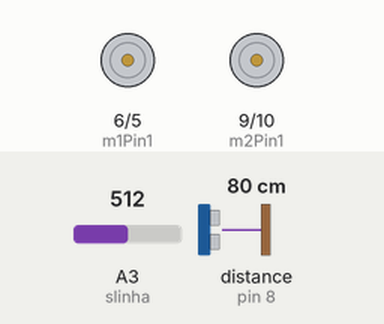
Simulated run of this sketch. Board: Arduino Uno, built with avr-gcc and run on an emulated ATmega328P. Shown: motor-driver pin pairs drawn as motors (green arrow = first pin HIGH = forward, orange = second pin HIGH = backward, longer = more drive). Wiring (inferred from the names in the program): ultrasonic range finder: trigger pin 7; echo pin 8. Inputs (shaded band) come from the test bench; at power-on: distance to the obstacle (sensor on pin 8) 80 cm, A3 (slinha) = 512. The echo pulse lasts 58.3 µs per cm.

Above: at 0.1 s.
6.3 s: distance to the obstacle (sensor on pin 8) set to 34 cm
At 8.9 s:
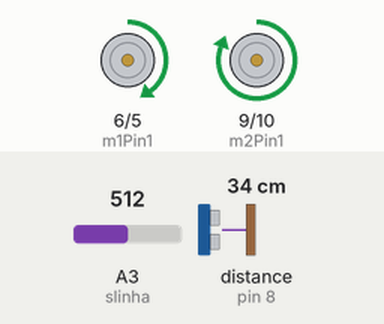
9.3 s: distance to the obstacle (sensor on pin 8) set to 27 cm
At 10.0 s:
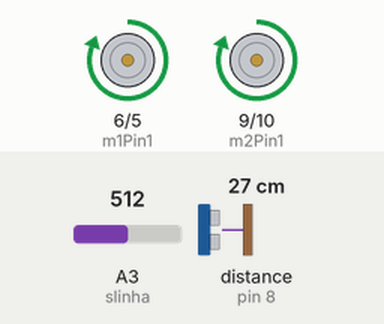
10.8 s: A3 (slinha) set to 553
12.3 s: A3 (slinha) set to 578
At 12.9 s:
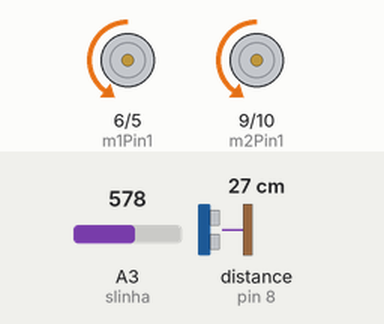
13.8 s: distance to the obstacle (sensor on pin 8) set to 35 cm
At 14.7 s:
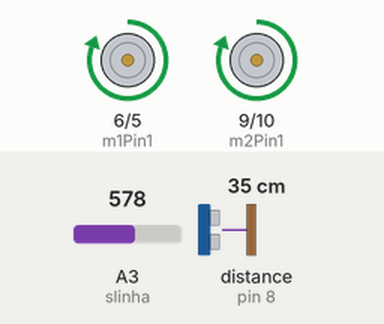
16.8 s: distance to the obstacle (sensor on pin 8) set to 2 cm
Timing chart, 0 to 20.3 s (numbered marks = the images above; inputs shaded):
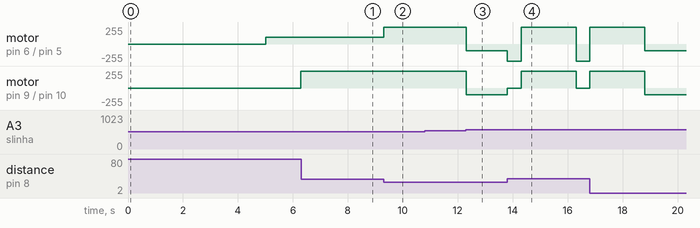

The sketch:

robozinho.ino
```cpp
/* LIGHTNING LITTLE MARK VERSÃO 0.1
   AUTOR: LUCAS DE SOUSA PACHECO <LUCASSIDPACHECO@GMAIL.COM>
   MODIFICADO EM: 05/09/2017
*/

/*-- PINOS DOS SENSORES --*/
#define slinha 3 // pino analógico
#define hcTrigg 7 // digital - trigger do sensor ultrassônico
#define hcEcho 8 // digital - echo do sensor ultrassônico

/*-- PINOS PWM PARA CONTROLE DO MOTORES --*/
#define m1Pin1 6 // In 1 do primeiro motor
#define m1Pin2 5 // In 2 do primeiro motor
#define m2Pin1 9 //Ind 1 segundo motor
#define m2Pin2 10 //Ind 2 segundo motor

/*-- INTERVALO DE CHAMADA DAS FUNÇÕES --*/
int slTime = 50; //milissegundos
int hcTime = 100; //milissegundos
int searchTime = 2000;

/*-- VARIÁVEIS DE CONTROLE --*/
bool inimigo = 0;
bool linha = 0;
bool searchBool = 0;
int linhaCalibre = 0;
int val = 0;
// CONTROLE DO TEMPO
unsigned long lastSLinha = 0;
unsigned long lastHC = 0;
unsigned long lastSearch = 0;

long duration, distance;

/*-- FUNÇÕES DE STATUS --*/
void procuraInimigos () {
  //emite um pulso e calcula a distância em cm de objetos pŕoximos
  digitalWrite(hcTrigg, LOW);
  delayMicroseconds(5);
  digitalWrite(hcTrigg, HIGH);
  delayMicroseconds(10);
  digitalWrite(hcTrigg, LOW);
  duration = pulseIn(hcEcho, HIGH);
  distance = (duration / 2) / 29.1;//converte a distância para cm

  if (distance < 30) {
    inimigo = true;
    return;
  }
  inimigo = false;
}

void procuraLinha () {
  val = analogRead (slinha);

  if (val - linhaCalibre > 50) { //determinhar treshold ainda
    linha = 1;
    return;
  }
  linha = 0;
}

/*--- FUNÇÕES DE MOVIMENTO ---*/
void andaFrente (int pwd) {
  analogWrite (m1Pin1, pwd);
  digitalWrite(m1Pin2, LOW);
  analogWrite (m2Pin1, pwd);
  digitalWrite (m2Pin2, LOW);
}

void andaTras (int pwd) {
  analogWrite (m1Pin2, pwd);
  digitalWrite(m1Pin1, LOW);
  analogWrite (m2Pin2, pwd);
  digitalWrite (m2Pin1, LOW);
}

void gira (bool sentido) {
  //0 - anti-horário
  //1 - horário
  if (sentido) {
    analogWrite (m1Pin2, 255);//valor a ajustar
    digitalWrite(m1Pin1, LOW);
    analogWrite (m2Pin1, LOW);//valor a ajustar
    digitalWrite (m2Pin2, LOW);
    return;
  }
  analogWrite (m1Pin1, LOW);//valor a ajustar
  digitalWrite(m1Pin2, LOW);
  analogWrite (m2Pin2, 255);//valor a ajustar
  digitalWrite (m2Pin1, LOW);
}

void search () {
  analogWrite (m1Pin1, 100);
  digitalWrite(m1Pin2, LOW);
  analogWrite (m2Pin1, 255);
  digitalWrite (m2Pin2, LOW);
}

/*--- FUNÇÕES DO ARDUINO ---*/
void setup () {
  //inicialização dos pinos
  pinMode (hcTrigg, OUTPUT);
  pinMode (hcEcho, INPUT);
  pinMode (m1Pin1, OUTPUT);
  pinMode (m1Pin2, OUTPUT);
  pinMode (m2Pin1, OUTPUT);
  pinMode (m2Pin2, OUTPUT);

  //espera inicial
  delay (5000);
  linhaCalibre = analogRead (slinha);
}

void loop () {

  /* leitura dos sensoreseeeeeeeees */
  if (millis() - lastSLinha >= slTime)
    procuraLinha ();

  if (millis() - lastHC >= hcTime)
    procuraInimigos ();
  if (millis() - lastSearch >= searchTime)
    searchBool = !searchBool;

  /* decisão de movimento */
  if (inimigo && linha)
    andaTras(100);

  else if  (inimigo)
    andaFrente (255);

  else if (linha) {
    gira(1);
    delay(500);
    andaFrente(255);
    delay(2000);
  }
  else
    if(searchBool){
      search();
      lastSearch = millis() + 2000;
    }
    else {
      andaFrente(100);
    }
}
```

Measured:
- the behaviour switches between 31 and 30 cm on distance to the obstacle (sensor on pin 8) (found by bisection; images 1 and 2)
- the behaviour switches between 562 and 563 on A3 (slinha) (found by bisection; images 2 and 3)
- after the input at 6.3 s, motor on pin 9 (m2Pin1) / pin 10 (m2Pin2): stays forward 255/255 (without the input it goes to forward 100/255 after 3.0 s)
- after the input at 9.3 s, motor on pin 6 (m1Pin1) / pin 5 (m1Pin2): forward 100/255 → forward 255/255 at once
- after the input at 12.3 s, motor on pin 6 (m1Pin1) / pin 5 (m1Pin2), motor on pin 9 (m2Pin1) / pin 10 (m2Pin2): forward 255/255 → backward 100/255 at once
- after the input at 13.8 s, motor on pin 6 (m1Pin1) / pin 5 (m1Pin2): backward 100/255 → backward 255/255 at once, → forward 255/255 0.50 s later, → backward 255/255 2.0 s later; motor on pin 9 (m2Pin1) / pin 10 (m2Pin2): backward 100/255 → stopped at once, → forward 255/255 0.50 s later, → stopped 2.0 s later
